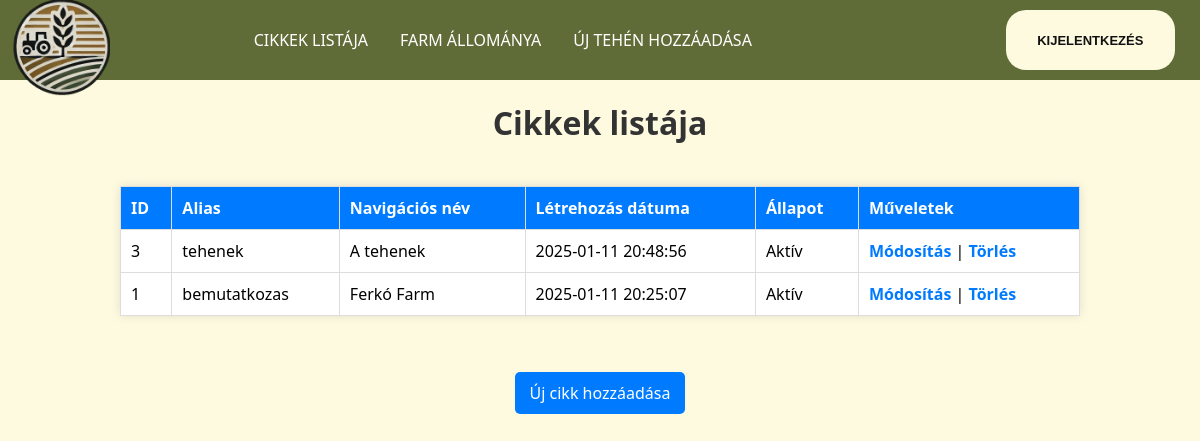
The app's page /admin/list.php (signed in), older data.
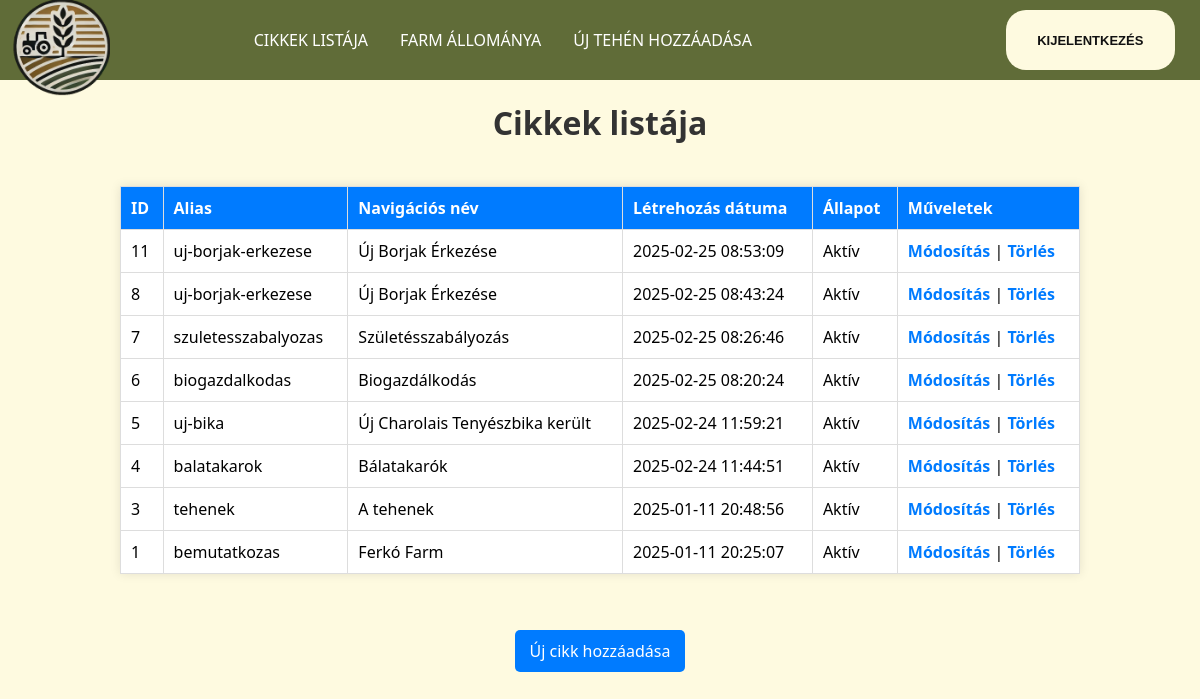
The same page, newer data.
### tables this page shows
CREATE TABLE `news` (
  `id` tinyint(4) NOT NULL,
  `alias` varchar(32) DEFAULT NULL,
  `ordering` tinyint(4) DEFAULT NULL,
  `nav_name` varchar(32) DEFAULT NULL,
  `content` text DEFAULT NULL,
  `img` varchar(255) DEFAULT NULL,
  `creation` datetime DEFAULT NULL,
  `updating` datetime DEFAULT NULL,
  `description` text DEFAULT NULL,
  `keywords` text DEFAULT NULL,
  `states` tinyint(4) DEFAULT NULL
);

### admin/list.php (the view, shortened to what this page needs)
<?php
require "../connect.php";
$query = "SELECT id, alias, nav_name, creation, states FROM news ORDER BY creation DESC";
$result = mysqli_query($dbconn, $query);
?>
<!DOCTYPE html>
<html lang="hu">
<?php
    $custom_css = ["../css/pages/editcow.css", "../css/pages/list.css"];
    include '../main/head.php';
?>
<body>
    <?php include '../main/nav.php'; ?>
    <h1>Cikkek listája</h1>
    <table border="1" cellpadding="10" cellspacing="0">
        <thead>
            <tr>
                <th>ID</th>
                <th>Alias</th>
                <th>Navigációs név</th>
                <th>Létrehozás dátuma</th>
                <th>Állapot</th>
                <th>Műveletek</th>
            </tr>
        </thead>
        <tbody>
            <?php if (mysqli_num_rows($result) > 0): ?>
                <?php while ($row = mysqli_fetch_assoc($result)): ?>
                    <tr>
                        <td><?= htmlspecialchars($row['id']) ?></td>
                        <td><?= htmlspecialchars($row['alias']) ?></td>
                        <td><?= htmlspecialchars($row['nav_name']) ?></td>
                        <td><?= htmlspecialchars($row['creation']) ?></td>
                        <td><?= $row['states'] == 1 ? 'Aktív' : 'Inaktív' ?></td>
                        <td>
                            <a href="edit.php?id=<?= $row['id'] ?>">Módosítás</a> |
                            <a href="delete.php?id=<?= $row['id'] ?>" onclick="return confirm('Biztosan törölni szeretnéd?');">Törlés</a>
                        </td>
                    </tr>
                <?php endwhile; ?>
            <?php else: ?>
                <tr>
                    <td colspan="6">Nincsenek elérhető cikkek.</td>
                </tr>
            <?php endif; ?>
        </tbody>
    </table>
    <p><a href="content_management.php">Új cikk hozzáadása</a></p>
</body>
</html>

### main/head.php (shortened to what this page needs)
<!DOCTYPE html>
<html lang="hu">
<head>
    <link rel="stylesheet" href="../css/footer.css">
    <link rel="stylesheet" href="../css/nav.css">
    <?php
    if (!empty($custom_css)) {
        foreach ($custom_css as $css) {
            echo "<link rel='stylesheet' href='$css'>\n";
        }
    }
    ?>
</head>
<body>
</body>
</html>

### main/nav.php (shortened to what this page needs)
<nav>
    <div class="logo-container">
        <img src="../cowPicture/logo.png" alt="Logo">
    </div>
    <div class="nav-links">
        <div class="links">
            <?php
            if (!isset($_SESSION['logged_in']) || $_SESSION['logged_in'] === false) {
                echo '<a href="../main/index.php">Főoldal</a>';
                echo '<a href="../index.php">Napi bejegyzések</a>';
                echo '<a href="#statisztikak">Statisztikák</a>';
            }
            else {
                echo '<a href="list.php">Cikkek listája</a>';
                echo '<a href="farm_states.php">Farm állománya</a>';
                echo '<a href="newcow.php">Új tehén hozzáadása</a>';
            }
            ?>
        </div>
        <div class="button-container" id="buttonContainer">
            <?php
            if (isset($_SESSION['logged_in']) && $_SESSION['logged_in'] === true) {
                echo '<button><a href="logout.php">Kijelentkezés</a></button>';
            } else {
                echo '<button><a href="../admin/index.php">Bejelentkezés</a>
                    <div class="arrow-wrapper">
                        <div class="arrow"></div>
                    </div>
                </button>';
            }
            ?>
        </div>
    </div>
</nav>

### css/footer.css (style rules this page uses)
html, body { height: 100%; margin: 0; display: flex; flex-direction: column; }

### css/nav.css (style rules this page uses)
body { font-family: system-ui, -apple-system, BlinkMacSystemFont, 'Segoe UI', Roboto, Oxygen, Ubuntu, Cantarell, 'Open Sans', 'Helvetica Neue', sans-serif; background-color: #fefae0; }
nav { background-color: #606c38; display: grid; grid-template-columns: 1fr 1fr 1fr; align-items: center; width: 100%; }
.logo-container { position: absolute; left: 10px; }
.logo-container img { width: 100px; margin-bottom: -20px; height: auto; }
.nav-links { display: grid; grid-column: 1/4; justify-content: center; }
.links { display: flex; align-items: center; margin: auto; }
nav a { color: white; padding: 1rem; text-decoration: none; text-transform: uppercase; transition: background-color 0.3s ease; cursor: pointer; }
.button-container { grid-column: 3; justify-self: end; }
nav button { margin: 10px 5px 10px 0; border: 0; }
.button-container button { --primary-color: #FEFAE0; --secondary-color: #111; --hover-color: #111; --arrow-width: 10px; --arrow-stroke: 2px; border-radius: 20px; padding: 0.5em 1.2em; background: var(--primary-color); display: flex; font-weight: bold; font-size: small; }
.button-container button a { text-decoration: none; color: var(--secondary-color); }
@media (min-width: 769px) { .button-container { grid-column: 3; justify-self: end; margin-right: 20px; } }
@media (min-width: 769px) { .nav-links { display: flex; grid-column: 1/4; justify-content: center; } }

### css/pages/editcow.css (style rules this page uses)
h1 { text-align: center; color: #333; }

### css/pages/list.css (style rules this page uses)
body { text-align: center; }
table { width: 80%; margin: 20px auto; border-collapse: collapse; background: white; box-shadow: 0 0 10px rgba(0, 0, 0, 0.1); }
table, th, td { border: 1px solid #ddd; }
th, td { padding: 10px; text-align: left; }
th { background-color: #007BFF; color: white; }
td a { text-decoration: none; color: #007BFF; font-weight: bold; }
h1 { color: #333; }
p a { display: inline-block; margin-top: 20px; padding: 10px 15px; background-color: #007BFF; color: white; text-decoration: none; border-radius: 5px; }

Row changes from the older to the newer data that the page shows:
added news: id "11", alias "uj-borjak-erkezese", nav_name "Új Borjak Érkezése", creation "2025-02-25 08:53:09", states "Aktív"
added news: id "8", alias "uj-borjak-erkezese", nav_name "Új Borjak Érkezése", creation "2025-02-25 08:43:24", states "Aktív"
added news: id "7", alias "szuletesszabalyozas", nav_name "Születésszabályozás", creation "2025-02-25 08:26:46", states "Aktív"
added news: id "6", alias "biogazdalkodas", nav_name "Biogazdálkodás", creation "2025-02-25 08:20:24", states "Aktív"
added news: id "5", alias "uj-bika", nav_name "Új Charolais Tenyészbika került", creation "2025-02-24 11:59:21", states "Aktív"
added news: id "4", alias "balatakarok", nav_name "Bálatakarók", creation "2025-02-24 11:44:51", states "Aktív"
